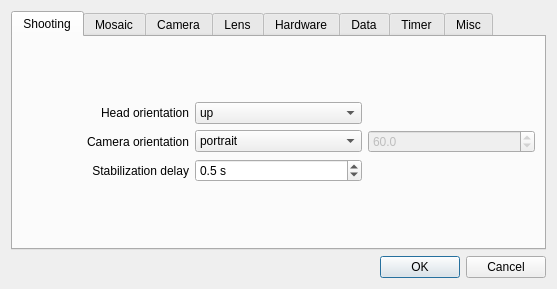
<ui version="4.0" >
 <class>Dialog</class>
 <widget class="QDialog" name="Dialog" >
  <property name="windowModality" >
   <enum>Qt::NonModal</enum>
  </property>
  <property name="geometry" >
   <rect>
    <x>0</x>
    <y>0</y>
    <width>557</width>
    <height>289</height>
   </rect>
  </property>
  <property name="windowTitle" >
   <string>Dialog</string>
  </property>
  <property name="windowIcon" >
   <iconset resource="icons.qrc" >
    <normaloff>:/icons/papywizard.png</normaloff>:/icons/papywizard.png</iconset>
  </property>
  <property name="modal" >
   <bool>true</bool>
  </property>
  <layout class="QVBoxLayout" name="verticalLayout" >
   <property name="spacing" >
    <number>-1</number>
   </property>
   <item>
    <widget class="QTabWidget" name="tabWidget" >
     <property name="currentIndex" >
      <number>0</number>
     </property>
     <widget class="QWidget" name="shootingTab" >
      <attribute name="title" >
       <string>Shooting</string>
      </attribute>
      <layout class="QVBoxLayout" name="verticalLayout_2" >
       <item>
        <layout class="QGridLayout" name="gridLayout" >
         <item row="0" column="0" >
          <widget class="QLabel" name="label" >
           <property name="text" >
            <string>Head orientation</string>
           </property>
           <property name="alignment" >
            <set>Qt::AlignRight|Qt::AlignTrailing|Qt::AlignVCenter</set>
           </property>
           <property name="margin" >
            <number>5</number>
           </property>
          </widget>
         </item>
         <item row="0" column="1" >
          <widget class="QComboBox" name="headOrientationComboBox" >
           <item>
            <property name="text" >
             <string>up</string>
            </property>
           </item>
           <item>
            <property name="text" >
             <string>left</string>
            </property>
           </item>
           <item>
            <property name="text" >
             <string>right</string>
            </property>
           </item>
           <item>
            <property name="text" >
             <string>down</string>
            </property>
           </item>
          </widget>
         </item>
         <item row="1" column="0" >
          <widget class="QLabel" name="label_2" >
           <property name="text" >
            <string>Camera orientation</string>
           </property>
           <property name="alignment" >
            <set>Qt::AlignRight|Qt::AlignTrailing|Qt::AlignVCenter</set>
           </property>
           <property name="margin" >
            <number>5</number>
           </property>
          </widget>
         </item>
         <item row="1" column="1" >
          <widget class="QComboBox" name="cameraOrientationComboBox" >
           <item>
            <property name="text" >
             <string>portrait</string>
            </property>
           </item>
           <item>
            <property name="text" >
             <string>landscape</string>
            </property>
           </item>
           <item>
            <property name="text" >
             <string>custom</string>
            </property>
           </item>
          </widget>
         </item>
         <item row="1" column="2" >
          <widget class="QDoubleSpinBox" name="cameraRollDoubleSpinBox" >
           <property name="enabled" >
            <bool>false</bool>
           </property>
           <property name="decimals" >
            <number>1</number>
           </property>
           <property name="maximum" >
            <double>90.000000000000000</double>
           </property>
           <property name="value" >
            <double>60.000000000000000</double>
           </property>
          </widget>
         </item>
         <item row="2" column="0" >
          <widget class="QLabel" name="label_3" >
           <property name="text" >
            <string>Stabilization delay</string>
           </property>
           <property name="alignment" >
            <set>Qt::AlignRight|Qt::AlignTrailing|Qt::AlignVCenter</set>
           </property>
           <property name="margin" >
            <number>5</number>
           </property>
          </widget>
         </item>
         <item row="2" column="1" >
          <widget class="QDoubleSpinBox" name="stabilizationDelayDoubleSpinBox" >
           <property name="suffix" >
            <string> s</string>
           </property>
           <property name="decimals" >
            <number>1</number>
           </property>
           <property name="maximum" >
            <double>10.000000000000000</double>
           </property>
           <property name="value" >
            <double>0.500000000000000</double>
           </property>
          </widget>
         </item>
        </layout>
       </item>
      </layout>
     </widget>
     <widget class="QWidget" name="mosaicTab" >
      <attribute name="title" >
       <string>Mosaic</string>
      </attribute>
      <layout class="QVBoxLayout" name="verticalLayout_3" >
       <item>
        <layout class="QGridLayout" name="gridLayout_2" >
         <item row="0" column="0" >
          <widget class="QLabel" name="label_4" >
           <property name="text" >
            <string>Overlap</string>
           </property>
           <property name="alignment" >
            <set>Qt::AlignRight|Qt::AlignTrailing|Qt::AlignVCenter</set>
           </property>
           <property name="margin" >
            <number>5</number>
           </property>
          </widget>
         </item>
         <item row="0" column="1" >
          <widget class="QSpinBox" name="overlapSpinBox" >
           <property name="suffix" >
            <string> %</string>
           </property>
           <property name="minimum" >
            <number>10</number>
           </property>
           <property name="maximum" >
            <number>90</number>
           </property>
           <property name="singleStep" >
            <number>5</number>
           </property>
           <property name="value" >
            <number>25</number>
           </property>
          </widget>
         </item>
         <item row="1" column="0" >
          <widget class="QLabel" name="label_5" >
           <property name="text" >
            <string>Start from</string>
           </property>
           <property name="alignment" >
            <set>Qt::AlignRight|Qt::AlignTrailing|Qt::AlignVCenter</set>
           </property>
           <property name="margin" >
            <number>5</number>
           </property>
          </widget>
         </item>
         <item row="1" column="1" >
          <widget class="QComboBox" name="startFromComboBox" >
           <item>
            <property name="text" >
             <string>start</string>
            </property>
           </item>
           <item>
            <property name="text" >
             <string>end</string>
            </property>
           </item>
          </widget>
         </item>
         <item row="2" column="0" >
          <widget class="QLabel" name="label_6" >
           <property name="text" >
            <string>Initial direction</string>
           </property>
           <property name="alignment" >
            <set>Qt::AlignRight|Qt::AlignTrailing|Qt::AlignVCenter</set>
           </property>
           <property name="margin" >
            <number>5</number>
           </property>
          </widget>
         </item>
         <item row="2" column="1" >
          <widget class="QComboBox" name="initialDirectionComboBox" >
           <item>
            <property name="text" >
             <string>yaw</string>
            </property>
           </item>
           <item>
            <property name="text" >
             <string>pitch</string>
            </property>
           </item>
          </widget>
         </item>
         <item row="2" column="2" >
          <widget class="QCheckBox" name="crCheckBox" >
           <property name="text" >
            <string>CR</string>
           </property>
          </widget>
         </item>
        </layout>
       </item>
      </layout>
     </widget>
     <widget class="QWidget" name="cameraTab" >
      <attribute name="title" >
       <string>Camera</string>
      </attribute>
      <layout class="QVBoxLayout" name="verticalLayout_4" >
       <item>
        <layout class="QGridLayout" name="gridLayout_3" >
         <property name="verticalSpacing" >
          <number>-1</number>
         </property>
         <item row="0" column="0" >
          <widget class="QLabel" name="label_7" >
           <property name="text" >
            <string>Time value</string>
           </property>
           <property name="alignment" >
            <set>Qt::AlignRight|Qt::AlignTrailing|Qt::AlignVCenter</set>
           </property>
           <property name="margin" >
            <number>5</number>
           </property>
          </widget>
         </item>
         <item row="0" column="1" >
          <widget class="QDoubleSpinBox" name="timeValueDoubleSpinBox" >
           <property name="suffix" >
            <string> s</string>
           </property>
           <property name="decimals" >
            <number>1</number>
           </property>
           <property name="maximum" >
            <double>120.000000000000000</double>
           </property>
           <property name="singleStep" >
            <double>0.100000000000000</double>
           </property>
           <property name="value" >
            <double>0.500000000000000</double>
           </property>
          </widget>
         </item>
         <item row="0" column="2" >
          <widget class="QCheckBox" name="mirrorLockupCheckBox" >
           <property name="text" >
            <string>Mirror lockup</string>
           </property>
          </widget>
         </item>
         <item row="1" column="0" >
          <widget class="QLabel" name="label_8" >
           <property name="text" >
            <string>Bracketing</string>
           </property>
           <property name="alignment" >
            <set>Qt::AlignRight|Qt::AlignTrailing|Qt::AlignVCenter</set>
           </property>
           <property name="margin" >
            <number>5</number>
           </property>
          </widget>
         </item>
         <item row="1" column="1" >
          <widget class="QSpinBox" name="bracketingNbPictsSpinBox" >
           <property name="minimum" >
            <number>1</number>
           </property>
           <property name="maximum" >
            <number>9</number>
           </property>
          </widget>
         </item>
         <item row="1" column="2" >
          <widget class="QComboBox" name="bracketingIntentComboBox" >
           <item>
            <property name="text" >
             <string>exposure</string>
            </property>
           </item>
           <item>
            <property name="text" >
             <string>focus</string>
            </property>
           </item>
           <item>
            <property name="text" >
             <string>white balance</string>
            </property>
           </item>
           <item>
            <property name="text" >
             <string>movement</string>
            </property>
           </item>
          </widget>
         </item>
         <item row="2" column="0" >
          <widget class="QLabel" name="label_9" >
           <property name="text" >
            <string>Sensor coef.</string>
           </property>
           <property name="alignment" >
            <set>Qt::AlignRight|Qt::AlignTrailing|Qt::AlignVCenter</set>
           </property>
           <property name="margin" >
            <number>5</number>
           </property>
          </widget>
         </item>
         <item row="2" column="1" >
          <widget class="QDoubleSpinBox" name="sensorCoefDoubleSpinBox" >
           <property name="decimals" >
            <number>1</number>
           </property>
           <property name="minimum" >
            <double>0.100000000000000</double>
           </property>
           <property name="maximum" >
            <double>10.000000000000000</double>
           </property>
           <property name="singleStep" >
            <double>0.100000000000000</double>
           </property>
           <property name="value" >
            <double>1.600000000000000</double>
           </property>
          </widget>
         </item>
         <item row="3" column="0" >
          <widget class="QLabel" name="label_10" >
           <property name="text" >
            <string>Sensor ratio</string>
           </property>
           <property name="alignment" >
            <set>Qt::AlignRight|Qt::AlignTrailing|Qt::AlignVCenter</set>
           </property>
           <property name="margin" >
            <number>5</number>
           </property>
          </widget>
         </item>
         <item row="3" column="1" >
          <widget class="QComboBox" name="sensorRatioComboBox" >
           <item>
            <property name="text" >
             <string>3:2</string>
            </property>
           </item>
           <item>
            <property name="text" >
             <string>4:3</string>
            </property>
           </item>
           <item>
            <property name="text" >
             <string>5:4</string>
            </property>
           </item>
           <item>
            <property name="text" >
             <string>16:9</string>
            </property>
           </item>
          </widget>
         </item>
         <item row="4" column="0" >
          <widget class="QLabel" name="label_11" >
           <property name="text" >
            <string>Sensor resolution</string>
           </property>
           <property name="alignment" >
            <set>Qt::AlignRight|Qt::AlignTrailing|Qt::AlignVCenter</set>
           </property>
           <property name="margin" >
            <number>5</number>
           </property>
          </widget>
         </item>
         <item row="4" column="1" >
          <widget class="QDoubleSpinBox" name="sensorResolutionDoubleSpinBox" >
           <property name="suffix" >
            <string> Mpx</string>
           </property>
           <property name="decimals" >
            <number>1</number>
           </property>
           <property name="singleStep" >
            <double>0.100000000000000</double>
           </property>
           <property name="value" >
            <double>8.199999999999999</double>
           </property>
          </widget>
         </item>
        </layout>
       </item>
      </layout>
     </widget>
     <widget class="QWidget" name="lensTab" >
      <attribute name="title" >
       <string>Lens</string>
      </attribute>
      <layout class="QVBoxLayout" name="verticalLayout_5" >
       <item>
        <layout class="QGridLayout" name="gridLayout_4" >
         <item row="0" column="0" >
          <widget class="QLabel" name="label_12" >
           <property name="text" >
            <string>Type</string>
           </property>
           <property name="alignment" >
            <set>Qt::AlignRight|Qt::AlignTrailing|Qt::AlignVCenter</set>
           </property>
           <property name="margin" >
            <number>5</number>
           </property>
          </widget>
         </item>
         <item row="0" column="1" >
          <widget class="QComboBox" name="lensTypeComboBox" >
           <item>
            <property name="text" >
             <string>rectilinear</string>
            </property>
           </item>
           <item>
            <property name="text" >
             <string>fisheye</string>
            </property>
           </item>
          </widget>
         </item>
         <item row="1" column="0" >
          <widget class="QLabel" name="focalLabel" >
           <property name="text" >
            <string>Focal</string>
           </property>
           <property name="alignment" >
            <set>Qt::AlignRight|Qt::AlignTrailing|Qt::AlignVCenter</set>
           </property>
           <property name="margin" >
            <number>5</number>
           </property>
          </widget>
         </item>
         <item row="1" column="1" >
          <widget class="QDoubleSpinBox" name="focalDoubleSpinBox" >
           <property name="suffix" >
            <string> mm</string>
           </property>
           <property name="decimals" >
            <number>1</number>
           </property>
           <property name="maximum" >
            <double>1000.000000000000000</double>
           </property>
           <property name="singleStep" >
            <double>0.100000000000000</double>
           </property>
           <property name="value" >
            <double>17.000000000000000</double>
           </property>
          </widget>
         </item>
         <item row="2" column="0" >
          <widget class="QLabel" name="multiplierLabel" >
           <property name="enabled" >
            <bool>false</bool>
           </property>
           <property name="text" >
            <string>Multiplier</string>
           </property>
           <property name="alignment" >
            <set>Qt::AlignRight|Qt::AlignTrailing|Qt::AlignVCenter</set>
           </property>
           <property name="margin" >
            <number>5</number>
           </property>
          </widget>
         </item>
         <item row="2" column="1" >
          <widget class="QDoubleSpinBox" name="multiplierDoubleSpinBox" >
           <property name="enabled" >
            <bool>false</bool>
           </property>
           <property name="decimals" >
            <number>1</number>
           </property>
           <property name="minimum" >
            <double>0.100000000000000</double>
           </property>
           <property name="maximum" >
            <double>10.000000000000000</double>
           </property>
           <property name="singleStep" >
            <double>0.100000000000000</double>
           </property>
           <property name="value" >
            <double>1.000000000000000</double>
           </property>
          </widget>
         </item>
        </layout>
       </item>
      </layout>
     </widget>
     <widget class="QWidget" name="hardwareTab" >
      <attribute name="title" >
       <string>Hardware</string>
      </attribute>
      <layout class="QVBoxLayout" name="verticalLayout_6" >
       <item>
        <layout class="QGridLayout" name="gridLayout_5" >
         <item row="0" column="0" >
          <widget class="QLabel" name="label_15" >
           <property name="text" >
            <string>Driver</string>
           </property>
           <property name="alignment" >
            <set>Qt::AlignRight|Qt::AlignTrailing|Qt::AlignVCenter</set>
           </property>
           <property name="margin" >
            <number>5</number>
           </property>
          </widget>
         </item>
         <item row="0" column="1" >
          <widget class="QComboBox" name="driverComboBox" >
           <item>
            <property name="text" >
             <string>bluetooth</string>
            </property>
           </item>
           <item>
            <property name="text" >
             <string>serial</string>
            </property>
           </item>
           <item>
            <property name="text" >
             <string>ethernet</string>
            </property>
           </item>
          </widget>
         </item>
         <item row="1" column="0" >
          <widget class="QLabel" name="bluetoothDeviceAddressLabel" >
           <property name="text" >
            <string>BT device address</string>
           </property>
           <property name="alignment" >
            <set>Qt::AlignRight|Qt::AlignTrailing|Qt::AlignVCenter</set>
           </property>
           <property name="margin" >
            <number>5</number>
           </property>
          </widget>
         </item>
         <item row="1" column="1" >
          <widget class="QLineEdit" name="bluetoothDeviceAddressLineEdit" >
           <property name="text" >
            <string>00:50:C2:58:55:B9</string>
           </property>
          </widget>
         </item>
         <item row="1" column="2" >
          <widget class="QPushButton" name="bluetoothChoosePushButton" >
           <property name="text" >
            <string>Choose...</string>
           </property>
          </widget>
         </item>
         <item row="2" column="0" >
          <widget class="QLabel" name="serialPortLabel" >
           <property name="enabled" >
            <bool>false</bool>
           </property>
           <property name="text" >
            <string>Serial port</string>
           </property>
           <property name="alignment" >
            <set>Qt::AlignRight|Qt::AlignTrailing|Qt::AlignVCenter</set>
           </property>
           <property name="margin" >
            <number>5</number>
           </property>
          </widget>
         </item>
         <item row="2" column="1" >
          <widget class="QLineEdit" name="serialPortLineEdit" >
           <property name="enabled" >
            <bool>false</bool>
           </property>
           <property name="text" >
            <string>0</string>
           </property>
          </widget>
         </item>
         <item row="3" column="0" >
          <widget class="QLabel" name="ethernetHostPortLabel" >
           <property name="enabled" >
            <bool>false</bool>
           </property>
           <property name="text" >
            <string>Ethernet host/port</string>
           </property>
           <property name="alignment" >
            <set>Qt::AlignRight|Qt::AlignTrailing|Qt::AlignVCenter</set>
           </property>
           <property name="margin" >
            <number>5</number>
           </property>
          </widget>
         </item>
         <item row="3" column="1" >
          <widget class="QLineEdit" name="ethernetHostLineEdit" >
           <property name="enabled" >
            <bool>false</bool>
           </property>
           <property name="text" >
            <string>locahost</string>
           </property>
          </widget>
         </item>
         <item row="3" column="2" >
          <widget class="QSpinBox" name="ethernetPortSpinBox" >
           <property name="enabled" >
            <bool>false</bool>
           </property>
           <property name="minimum" >
            <number>1024</number>
           </property>
           <property name="maximum" >
            <number>65535</number>
           </property>
           <property name="value" >
            <number>7165</number>
           </property>
          </widget>
         </item>
         <item row="4" column="1" >
          <widget class="QCheckBox" name="hardwareAutoConnectCheckBox" >
           <property name="text" >
            <string>Auto-connect</string>
           </property>
          </widget>
         </item>
        </layout>
       </item>
      </layout>
     </widget>
     <widget class="QWidget" name="dataTab" >
      <attribute name="title" >
       <string>Data</string>
      </attribute>
      <layout class="QVBoxLayout" name="verticalLayout_7" >
       <item>
        <layout class="QGridLayout" name="gridLayout_6" >
         <item row="0" column="0" >
          <widget class="QLabel" name="label_19" >
           <property name="text" >
            <string>Data directory</string>
           </property>
           <property name="alignment" >
            <set>Qt::AlignRight|Qt::AlignTrailing|Qt::AlignVCenter</set>
           </property>
           <property name="margin" >
            <number>5</number>
           </property>
          </widget>
         </item>
         <item row="1" column="0" >
          <widget class="QLabel" name="label_20" >
           <property name="text" >
            <string>Data file</string>
           </property>
           <property name="alignment" >
            <set>Qt::AlignRight|Qt::AlignTrailing|Qt::AlignVCenter</set>
           </property>
           <property name="margin" >
            <number>5</number>
           </property>
          </widget>
         </item>
         <item row="1" column="1" >
          <widget class="QLineEdit" name="dataFileFormatLineEdit" >
           <property name="text" >
            <string>%(date_time)s_%(mode)s</string>
           </property>
          </widget>
         </item>
         <item row="1" column="2" >
          <widget class="QCheckBox" name="dataFileEnableCheckBox" >
           <property name="text" >
            <string>Enable</string>
           </property>
          </widget>
         </item>
         <item row="2" column="0" >
          <widget class="QLabel" name="label_21" >
           <property name="text" >
            <string>Title</string>
           </property>
           <property name="alignment" >
            <set>Qt::AlignRight|Qt::AlignTrailing|Qt::AlignVCenter</set>
           </property>
           <property name="margin" >
            <number>5</number>
           </property>
          </widget>
         </item>
         <item row="2" column="1" colspan="2" >
          <widget class="QLineEdit" name="dataTitleLineEdit" >
           <property name="text" >
            <string>Here goes the title</string>
           </property>
          </widget>
         </item>
         <item row="3" column="0" >
          <widget class="QLabel" name="label_22" >
           <property name="text" >
            <string>GPS</string>
           </property>
           <property name="alignment" >
            <set>Qt::AlignRight|Qt::AlignTrailing|Qt::AlignVCenter</set>
           </property>
           <property name="margin" >
            <number>5</number>
           </property>
          </widget>
         </item>
         <item row="3" column="1" colspan="2" >
          <widget class="QLineEdit" name="dataGpsLineEdit" >
           <property name="text" >
            <string>Here goes the location</string>
           </property>
          </widget>
         </item>
         <item row="4" column="0" >
          <widget class="QLabel" name="label_23" >
           <property name="text" >
            <string>Comment</string>
           </property>
           <property name="alignment" >
            <set>Qt::AlignRight|Qt::AlignTrailing|Qt::AlignVCenter</set>
           </property>
           <property name="margin" >
            <number>5</number>
           </property>
          </widget>
         </item>
         <item row="4" column="1" colspan="2" >
          <widget class="QLineEdit" name="dataCommentLineEdit" >
           <property name="text" >
            <string>Generated by Papywizard %(version)s</string>
           </property>
          </widget>
         </item>
         <item row="0" column="1" >
          <widget class="QLineEdit" name="dataStorageDirLineEdit" />
         </item>
         <item row="0" column="2" >
          <widget class="QPushButton" name="dataStorageDirPushButton" >
           <property name="sizePolicy" >
            <sizepolicy vsizetype="Fixed" hsizetype="Fixed" >
             <horstretch>0</horstretch>
             <verstretch>0</verstretch>
            </sizepolicy>
           </property>
           <property name="text" >
            <string/>
           </property>
           <property name="icon" >
            <iconset resource="icons.qrc" >
             <normaloff>:/icons/fileopen.png</normaloff>:/icons/fileopen.png</iconset>
           </property>
          </widget>
         </item>
        </layout>
       </item>
      </layout>
     </widget>
     <widget class="QWidget" name="timerTab" >
      <attribute name="title" >
       <string>Timer</string>
      </attribute>
      <layout class="QVBoxLayout" name="verticalLayout_8" >
       <item>
        <layout class="QGridLayout" name="gridLayout_7" >
         <item row="0" column="0" >
          <widget class="QLabel" name="label_24" >
           <property name="text" >
            <string>Start after</string>
           </property>
           <property name="alignment" >
            <set>Qt::AlignRight|Qt::AlignTrailing|Qt::AlignVCenter</set>
           </property>
           <property name="margin" >
            <number>5</number>
           </property>
          </widget>
         </item>
         <item row="0" column="2" >
          <widget class="QCheckBox" name="timerAfterEnableCheckBox" >
           <property name="text" >
            <string>Enable</string>
           </property>
          </widget>
         </item>
         <item row="1" column="0" >
          <widget class="QLabel" name="label_25" >
           <property name="text" >
            <string>Repeat</string>
           </property>
           <property name="alignment" >
            <set>Qt::AlignRight|Qt::AlignTrailing|Qt::AlignVCenter</set>
           </property>
           <property name="margin" >
            <number>5</number>
           </property>
          </widget>
         </item>
         <item row="1" column="1" >
          <widget class="QSpinBox" name="timerRepeatSpinBox" >
           <property name="minimum" >
            <number>1</number>
           </property>
          </widget>
         </item>
         <item row="1" column="2" >
          <widget class="QCheckBox" name="timerRepeatEnableCheckBox" >
           <property name="text" >
            <string>Enable</string>
           </property>
          </widget>
         </item>
         <item row="2" column="0" >
          <widget class="QLabel" name="label_26" >
           <property name="text" >
            <string>Repeat every</string>
           </property>
           <property name="alignment" >
            <set>Qt::AlignRight|Qt::AlignTrailing|Qt::AlignVCenter</set>
           </property>
           <property name="margin" >
            <number>5</number>
           </property>
          </widget>
         </item>
         <item row="2" column="1" >
          <widget class="QTimeEdit" name="timerEveryTimeEdit" >
           <property name="dateTime" >
            <datetime>
             <hour>0</hour>
             <minute>0</minute>
             <second>0</second>
             <year>2000</year>
             <month>1</month>
             <day>1</day>
            </datetime>
           </property>
           <property name="currentSection" >
            <enum>QDateTimeEdit::SecondSection</enum>
           </property>
           <property name="displayFormat" >
            <string>HH:mm:ss</string>
           </property>
           <property name="currentSectionIndex" >
            <number>2</number>
           </property>
          </widget>
         </item>
         <item row="0" column="1" >
          <widget class="QTimeEdit" name="timerAfterTimeEdit" >
           <property name="currentSection" >
            <enum>QDateTimeEdit::SecondSection</enum>
           </property>
           <property name="displayFormat" >
            <string>HH:mm:ss</string>
           </property>
           <property name="currentSectionIndex" >
            <number>2</number>
           </property>
          </widget>
         </item>
        </layout>
       </item>
      </layout>
     </widget>
     <widget class="QWidget" name="miscTab" >
      <attribute name="title" >
       <string>Misc</string>
      </attribute>
      <layout class="QVBoxLayout" name="verticalLayout_9" >
       <item>
        <layout class="QGridLayout" name="gridLayout_8" >
         <item row="0" column="0" >
          <widget class="QLabel" name="label_27" >
           <property name="text" >
            <string>Logger level</string>
           </property>
           <property name="alignment" >
            <set>Qt::AlignRight|Qt::AlignTrailing|Qt::AlignVCenter</set>
           </property>
           <property name="margin" >
            <number>5</number>
           </property>
          </widget>
         </item>
         <item row="0" column="1" >
          <widget class="QComboBox" name="loggerLevelComboBox" >
           <property name="currentIndex" >
            <number>2</number>
           </property>
           <item>
            <property name="text" >
             <string>trace</string>
            </property>
           </item>
           <item>
            <property name="text" >
             <string>debug</string>
            </property>
           </item>
           <item>
            <property name="text" >
             <string>info</string>
            </property>
           </item>
           <item>
            <property name="text" >
             <string>warning</string>
            </property>
           </item>
           <item>
            <property name="text" >
             <string>error</string>
            </property>
           </item>
           <item>
            <property name="text" >
             <string>exception</string>
            </property>
           </item>
           <item>
            <property name="text" >
             <string>critical</string>
            </property>
           </item>
          </widget>
         </item>
        </layout>
       </item>
      </layout>
     </widget>
    </widget>
   </item>
   <item>
    <widget class="QDialogButtonBox" name="buttonBox" >
     <property name="font" >
      <font>
       <pointsize>9</pointsize>
      </font>
     </property>
     <property name="orientation" >
      <enum>Qt::Horizontal</enum>
     </property>
     <property name="standardButtons" >
      <set>QDialogButtonBox::Cancel|QDialogButtonBox::Ok</set>
     </property>
    </widget>
   </item>
  </layout>
 </widget>
 <resources>
  <include location="icons.qrc" />
 </resources>
 <connections>
  <connection>
   <sender>buttonBox</sender>
   <signal>accepted()</signal>
   <receiver>Dialog</receiver>
   <slot>accept()</slot>
   <hints>
    <hint type="sourcelabel" >
     <x>248</x>
     <y>254</y>
    </hint>
    <hint type="destinationlabel" >
     <x>157</x>
     <y>274</y>
    </hint>
   </hints>
  </connection>
  <connection>
   <sender>buttonBox</sender>
   <signal>rejected()</signal>
   <receiver>Dialog</receiver>
   <slot>reject()</slot>
   <hints>
    <hint type="sourcelabel" >
     <x>316</x>
     <y>260</y>
    </hint>
    <hint type="destinationlabel" >
     <x>286</x>
     <y>274</y>
    </hint>
   </hints>
  </connection>
 </connections>
</ui>
